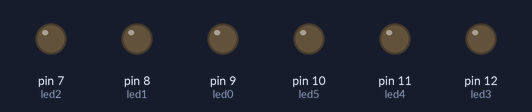
The sketch below on a simulated Arduino Uno, built with avr-gcc and run on an emulated ATmega328P. Shown: output pins drawn as LEDs (lit = HIGH).

Above: at 1.5 s.
At 12.0 s:
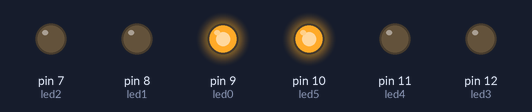
At 19.5 s:
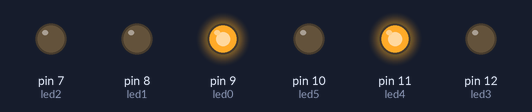
At 30.0 s:
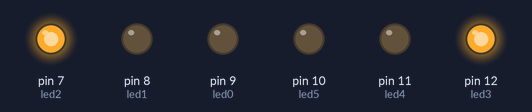
At 37.5 s:
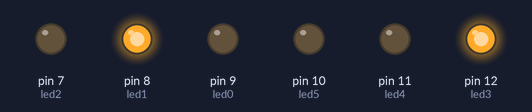
At 42.0 s:
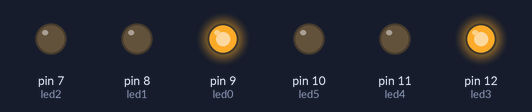
Timing chart, 0 to 50.7 s (numbered marks = the images above):
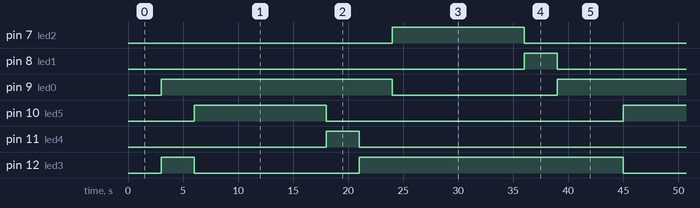

The sketch:

Semaforo.ino
```cpp
/****************************************************************
**                 Sortides i entrades digitals                **
**                          TÏTOL: REPTE 2                     **
**                             PROGRAMA1                       **
**                                                             **
** NOM: Andrés Morales Bacilio                DATA:18/02/2017  **
****************************************************************/
//********************* VARIABLES *******************************
const int led0 = 9;
const int led1 = 8;
const int led2 = 7;
const int led3= 12;
const int led4= 11;
const int led5= 10;


//*********************** SETUP *********************************

void setup()  {
pinMode (led0, OUTPUT);
pinMode (led1, OUTPUT);
pinMode (led2, OUTPUT);
pinMode (led3, OUTPUT);
pinMode (led4, OUTPUT);
pinMode (led5, OUTPUT);

}


//************************ LOOP *********************************
void loop() {
{
  delay(3000);

digitalWrite (led0, HIGH);   //1
digitalWrite (led1, LOW);
digitalWrite (led2, LOW);
digitalWrite (led3, HIGH);
digitalWrite (led4, LOW);
digitalWrite (led5, LOW);

}

delay(3000);

{
digitalWrite (led0, HIGH);    //2
digitalWrite (led1, LOW);
digitalWrite (led2, LOW);
digitalWrite (led3, LOW);
digitalWrite (led4, LOW);
digitalWrite (led5, HIGH);

}
delay(3000);
{
digitalWrite (led0, HIGH);       //3
digitalWrite (led1, LOW);
digitalWrite (led2, LOW);
digitalWrite (led3, LOW);
digitalWrite (led4, LOW);
digitalWrite (led5, HIGH);

}
delay(3000);
{
digitalWrite (led0, HIGH);   //4
digitalWrite (led1, LOW);
digitalWrite (led2, LOW);
digitalWrite (led3, LOW);
digitalWrite (led4, LOW);
digitalWrite (led5, HIGH);

}
delay(3000);
{
  digitalWrite (led0, HIGH);    //5
digitalWrite (led1, LOW);
digitalWrite (led2, LOW);
digitalWrite (led3, LOW);
digitalWrite (led4, LOW);
digitalWrite (led5, HIGH);
}
delay(3000);
{
 digitalWrite (led0, HIGH);    //6
digitalWrite (led1, LOW);
digitalWrite (led2, LOW);
digitalWrite (led3, LOW);
digitalWrite (led4, HIGH);
digitalWrite (led5, LOW);
}
delay(3000);
{
  digitalWrite (led0, HIGH);    //7
digitalWrite (led1, LOW);
digitalWrite (led2, LOW);
digitalWrite (led3, HIGH);
digitalWrite (led4, LOW);
digitalWrite (led5, LOW);
}
delay(3000);
{
  digitalWrite (led0, LOW);    //8
digitalWrite (led1, LOW);
digitalWrite (led2, HIGH);
digitalWrite (led3, HIGH);
digitalWrite (led4, LOW);
digitalWrite (led5, LOW);
}
delay(3000);
{
  digitalWrite (led0, LOW);    //9
digitalWrite (led1, LOW);
digitalWrite (led2, HIGH);
digitalWrite (led3, HIGH);
digitalWrite (led4, LOW);
digitalWrite (led5, LOW);
}
delay(3000);
{
  digitalWrite (led0, LOW);    //10
digitalWrite (led1, LOW);
digitalWrite (led2, HIGH);
digitalWrite (led3, HIGH);
digitalWrite (led4, LOW);
digitalWrite (led5, LOW);
}
delay(3000);
{
  digitalWrite (led0, LOW);    //11
digitalWrite (led1, LOW);
digitalWrite (led2, HIGH);
digitalWrite (led3, HIGH);
digitalWrite (led4, LOW);
digitalWrite (led5, LOW);
}
delay(3000);
{
  digitalWrite (led0, LOW);    //12
digitalWrite (led1, HIGH);
digitalWrite (led2, LOW);
digitalWrite (led3, HIGH);
digitalWrite (led4, LOW);
digitalWrite (led5, LOW);
}
delay(3000);
{
  digitalWrite (led0, HIGH);    //12
digitalWrite (led1, LOW);
digitalWrite (led2, LOW);
digitalWrite (led3, HIGH);
digitalWrite (led4, LOW);
digitalWrite (led5, LOW);
}
}


//****************** FUNCIONS ***********************************
```

Measured:
- by itself, pin 7 (led2), pin 10 (led5): alternates HIGH for 12.0 s and LOW for 27.0 s
- by itself, pin 8 (led1), pin 11 (led4): alternates HIGH for 3.0 s and LOW for 36.0 s
- by itself, pin 9 (led0), pin 12 (led3): repeats every 39.0 s: LOW 15.0 s, HIGH 24.0 s
